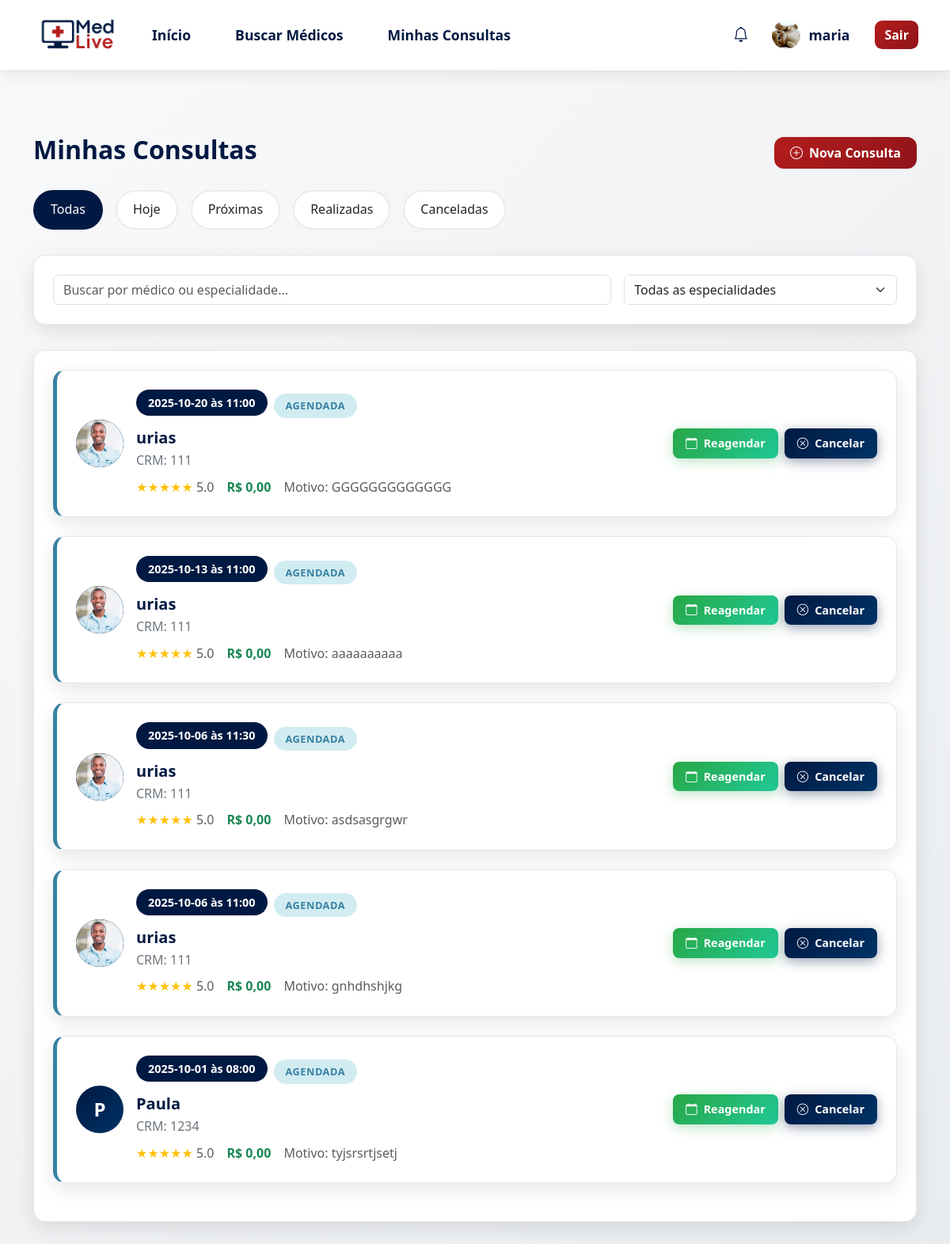
/minhas_consultas (signed in), run on the app's committed database.
### tables this page shows
CREATE TABLE agendamento (
idAgendamento INTEGER PRIMARY KEY,
idPaciente INTEGER NOT NULL,
idMedico INTEGER NOT NULL,
dataAgendamento TEXT NOT NULL,
horario TEXT NOT NULL,
status TEXT NOT NULL DEFAULT 'agendado',
queixa TEXT,
preco REAL DEFAULT 0.0,
dataInclusao TIMESTAMP DEFAULT CURRENT_TIMESTAMP,
FOREIGN KEY (idPaciente) REFERENCES usuario(idUsuario),
FOREIGN KEY (idMedico) REFERENCES usuario(idUsuario)
);

CREATE TABLE usuario (
idUsuario INTEGER PRIMARY KEY AUTOINCREMENT,
nome TEXT NOT NULL,
cpf TEXT NOT NULL,
email TEXT NOT NULL,
senha TEXT NOT NULL,
genero TEXT NOT NULL,
dataNascimento TEXT NOT NULL,
perfil TEXT NOT NULL DEFAULT 'paciente',
foto TEXT,
token_redefinicao TEXT,
data_token TIMESTAMP,
data_cadastro TIMESTAMP DEFAULT CURRENT_TIMESTAMP
);

CREATE TABLE medico (
idMedico INTEGER PRIMARY KEY,
crm TEXT NOT NULL,
statusProfissional TEXT NOT NULL,
FOREIGN KEY (idMedico) REFERENCES usuario(idUsuario)
);

### routes/paciente/paciente_rotas.py (the view)
@router.get("/minhas_consultas")
@requer_autenticacao(["paciente"])
async def get_minhas_consultas(request: Request, sucesso: str = None, usuario_logado: dict = None):
    mensagem_sucesso = None
    if sucesso == "agendamento":
        mensagem_sucesso = "Consulta agendada com sucesso! Você receberá uma confirmação em breve."
    print(f"🔍 DEBUG - Usuário logado: ID={usuario_logado.get('idUsuario')}, Nome={usuario_logado.get('nome')}, Email={usuario_logado.get('email')}")
    consultas = []
    try:
        consultas = obter_agendamentos_por_paciente(usuario_logado["idUsuario"])
        print(f"🔍 DEBUG - Encontrados {len(consultas)} agendamentos para o paciente ID {usuario_logado['idUsuario']}")
        for i, consulta in enumerate(consultas):
            print(f"  {i+1}. Médico: {consulta.get('nomeMedico')} | Data: {consulta.get('dataAgendamento')} | Horário: {consulta.get('horario')}")
    except Exception as e:
        print(f"❌ Erro ao buscar consultas do paciente {usuario_logado['idUsuario']}: {e}")
    return templates.TemplateResponse("/paciente/minhas_consultas.html", {
        "request": request,
        "usuario": usuario_logado,
        "mensagem_sucesso": mensagem_sucesso,
        "consultas": consultas
    })

### templates/paciente/minhas_consultas.html (shortened to what this page needs)
{% extends "base_paciente.html" %}
{% block conteudo %}
{% block extra_css %}
<link rel="stylesheet" href="/static/css/minhas_consultas.css">
{% endblock %}
    <section class="consultations-section">
        <div class="container">
            <div class="d-flex justify-content-between align-items-center mb-4">
                <h2 class="fw-bold text-azul">Minhas Consultas</h2>
                <a href="/buscar_medicos" class="btn btn-vermelho">
                    <i class="bi bi-plus-circle me-2"></i>Nova Consulta
                </a>
            </div>
            <div class="filter-tabs">
                <div class="filter-tab active" onclick="filterConsultations('all')">
                    Todas
                </div>
                <div class="filter-tab" onclick="filterConsultations('today')">
                    Hoje
                </div>
                <div class="filter-tab" onclick="filterConsultations('upcoming')">
                    Próximas
                </div>
                <div class="filter-tab" onclick="filterConsultations('completed')">
                    Realizadas
                </div>
                <div class="filter-tab" onclick="filterConsultations('cancelled')">
                    Canceladas
                </div>
            </div>
            <div class="filter-card">
                <div class="row g-3 align-items-center">
                    <div class="col-md-8">
                        <input type="text" class="form-control" id="searchInput"
                            placeholder="Buscar por médico ou especialidade..." oninput="searchConsultations()">
                    </div>
                    <div class="col-md-4">
                        <select class="form-select" id="specialtyFilter" onchange="filterBySpecialty()">
                            <option value="">Todas as especialidades</option>
                        </select>
                    </div>
                </div>
            </div>
            <div class="filter-card">
                <div id="consultationsList">
                    {% if consultas %}
                        {% for consulta in consultas %}
                            {% set status_map = {
                                'agendado': 'upcoming',
                                'hoje': 'today',
                                'realizada': 'completed',
                                'cancelada': 'cancelled'
                            } %}
                            {% set status = status_map.get(consulta.status, 'upcoming') %}
                            {% set status_text_map = {
                                'upcoming': 'Agendada',
                                'today': 'Hoje',
                                'completed': 'Realizada',
                                'cancelled': 'Cancelada'
                            } %}
                            {% set status_text = status_text_map.get(status, 'Agendada') %}
                            <div class="consultation-card {{ status }}">
                                <div class="row align-items-center">
                                    <div class="col-md-8">
                                        <div class="d-flex align-items-center">
                                            <div class="doctor-avatar">
                                                {% if consulta.fotoMedico %}
                                                    <img src="{{ consulta.fotoMedico }}" alt="Foto do Dr. {{ consulta.nomeMedico }}"
                                                         class="rounded-circle doctor-photo"
                                                         style="width: 60px; height: 60px; object-fit: cover;">
                                                {% else %}
                                                    <div class="avatar-initials">
                                                        {% if consulta.nomeMedico %}
                                                            {{ consulta.nomeMedico.split()[0][0] }}{{ consulta.nomeMedico.split()[-1][0] if consulta.nomeMedico.split()|length > 1 else '' }}
                                                        {% else %}
                                                            DR
                                                        {% endif %}
                                                    </div>
                                                {% endif %}
                                            </div>
                                            <div class="flex-grow-1">
                                                <div class="d-flex align-items-center gap-2 mb-2">
                                                    <div class="consultation-time">{{ consulta.dataAgendamento }} às {{ consulta.horario }}</div>
                                                    <span class="status-badge {{ status }}">{{ status_text }}</span>
                                                </div>
                                                <h5 class="fw-bold text-azul mb-1">{{ consulta.nomeMedico or 'Dr. [Nome não disponível]' }}</h5>
                                                <div class="d-flex align-items-center gap-2 mb-2">
                                                    <span class="text-secondary">CRM: {{ consulta.crm or 'N/A' }}</span>
                                                </div>
                                                <div class="d-flex align-items-center gap-3">
                                                    <div class="rating-stars">
                                                        ★★★★★
                                                        <span class="text-muted">5.0</span>
                                                    </div>
                                                    <span class="fw-bold text-success">R$ {{ "%.2f"|format(consulta.preco) if consulta.preco else '0,00' }}</span>
                                                    {% if consulta.queixa %}
                                                        <span class="text-muted">Motivo: {{ consulta.queixa }}</span>
                                                    {% endif %}
                                                </div>
                                            </div>
                                        </div>
                                    </div>
                                    <div class="col-md-4 text-end">
                                        {% if status == 'today' %}
                                            <div class="d-flex gap-2 justify-content-end flex-wrap">
                                                <a href="/sala_espera" class="btn btn-join">
                                                    <i class="bi bi-camera-video me-2"></i>Entrar
                                                </a>
                                                <a href="/agendar_consulta" class="btn btn-verde">
                                                    <i class="bi bi-calendar me-2"></i>Reagendar
                                                </a>
                                            </div>
                                        {% elif status == 'upcoming' %}
                                            <div class="d-flex gap-2 justify-content-end flex-wrap">
                                                <a href="/agendar_consulta" class="btn btn-verde">
                                                    <i class="bi bi-calendar me-2"></i>Reagendar
                                                </a>
                                                <button class="btn btn-cancelar" data-consulta-id="{{ consulta.idAgendamento }}">
                                                    <i class="bi bi-x-circle me-2"></i>Cancelar
                                                </button>
                                            </div>
                                        {% elif status == 'cancelled' %}
                                            <div class="d-flex gap-2 justify-content-end flex-wrap">
                                                <a href="/agendar_consulta" class="btn btn-verde">
                                                    <i class="bi bi-arrow-repeat me-2"></i>Agendar Novamente
                                                </a>
                                            </div>
                                        {% endif %}
                                    </div>
                                </div>
                            </div>
                        {% endfor %}
                    {% endif %}
                </div>
            </div>
        </div>
    </section>
{% endblock %}

### templates/base_paciente.html (shortened to what this page needs)
<!DOCTYPE html>
<html lang="pt-br">
<head>
    <link href="https://cdn.jsdelivr.net/npm/bootstrap@5.3.3/dist/css/bootstrap.min.css" rel="stylesheet">
    <link href="https://cdn.jsdelivr.net/npm/bootstrap-icons@1.10.5/font/bootstrap-icons.css" rel="stylesheet">
    <link rel="stylesheet" href="/static/css/style.css">
    <link rel="stylesheet" href="/static/css/notifications.css">
    {% block extra_css %}{% endblock %}
</head>
<body style="background-color: #F5F5F5; margin: 0; padding: 0;">
    <nav class="navbar navbar-expand-lg navbar-custom border-bottom">
        <div class="container-fluid px-4">
            <a class="navbar-brand me-4" href="/">
                <img src="/static/img/logo.png" alt="Logo MedLive" class="logo-img">
            </a>
            <div class="navbar-collapse justify-content-between" id="navbarNav">
                <ul class="navbar-nav d-flex flex-lg-row flex-column gap-lg-4 gap-2 align-items-lg-center">
                    <li class="nav-item"><a class="nav-link fw-bold" href="/dashboard_paciente">Início</a></li>
                    <li class="nav-item"><a class="nav-link fw-bold" href="/buscar_medicos">Buscar Médicos</a></li>
                    <li class="nav-item"><a class="nav-link fw-bold" href="/minhas_consultas">Minhas Consultas</a>
                    </li>
                </ul>
                <div class="d-flex align-items-center gap-3 mt-3 mt-lg-0 navbar-actions">
                    <div class="notifications-wrapper position-relative">
                        <button class="btn btn-notifications" id="notificationsButton" type="button">
                            <i class="bi bi-bell"></i>
                        </button>
                    </div>
                    <div class="user-link-wrapper position-relative">
                        <a class="nav-link fw-bold user-link-inner px-0" href="/perfil_paciente">
                            <span class="icon-text-wrapper">
                                <img src="{{ usuario.foto if usuario.foto else '/static/img/user-default.png' }}"
                                     alt="Foto do perfil"
                                     class="user-avatar-navbar"
                                     style="width: 40px; height: 40px; border-radius: 50%; object-fit: cover; border: 2px solid #fff; image-rendering: -webkit-optimize-contrast; image-rendering: crisp-edges; backface-visibility: hidden; transform: translateZ(0);">
                                <span class="ms-2">{{ usuario.nome }}</span>
                            </span>
                        </a>
                    </div>
                    <a href="/logout" class="btn btn-sair">Sair</a>
                </div>
            </div>
        </div>
    </nav>
    <main>
        {% block conteudo %}
        {% endblock %}
    </main>
</body>
</html>

### data on the page
agendamento: fotoMedico (picture), dataAgendamento "2025-10-20", horario "11:00", status_text "AGENDADA", nome "urias", crm "111", preco "0,00", queixa "GGGGGGGGGGGGG"
agendamento: fotoMedico (picture), dataAgendamento "2025-10-13", horario "11:00", status_text "AGENDADA", nome "urias", crm "111", preco "0,00", queixa "aaaaaaaaaa"
agendamento: fotoMedico (picture), dataAgendamento "2025-10-06", horario "11:30", status_text "AGENDADA", nome "urias", crm "111", preco "0,00", queixa "asdsasgrgwr"
agendamento: fotoMedico (picture), dataAgendamento "2025-10-06", horario "11:00", status_text "AGENDADA", nome "urias", crm "111", preco "0,00", queixa "gnhdhshjkg"
agendamento: nomeMedico "P", dataAgendamento "2025-10-01", horario "08:00", status_text "AGENDADA", nome "Paula", crm "1234", preco "0,00", queixa "tyjsrsrtjsetj"

### other printed values
{{ usuario.nome }} "maria"
